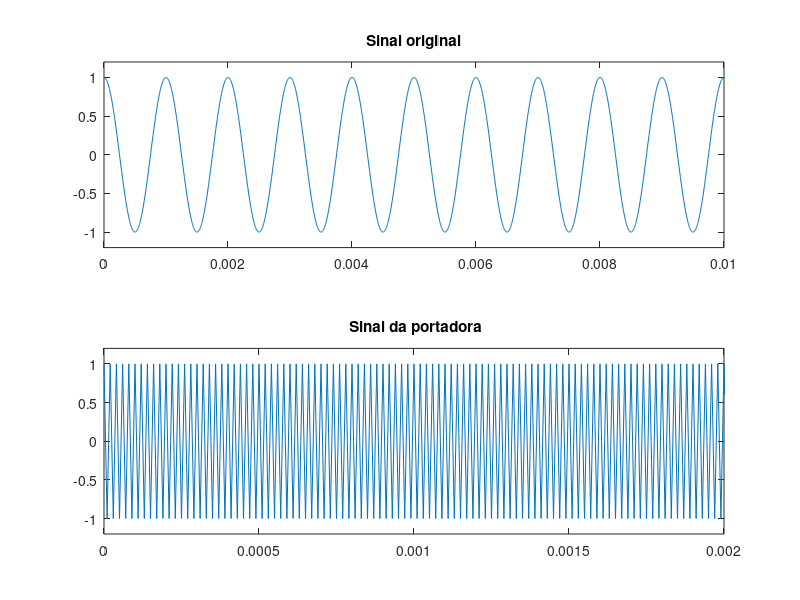
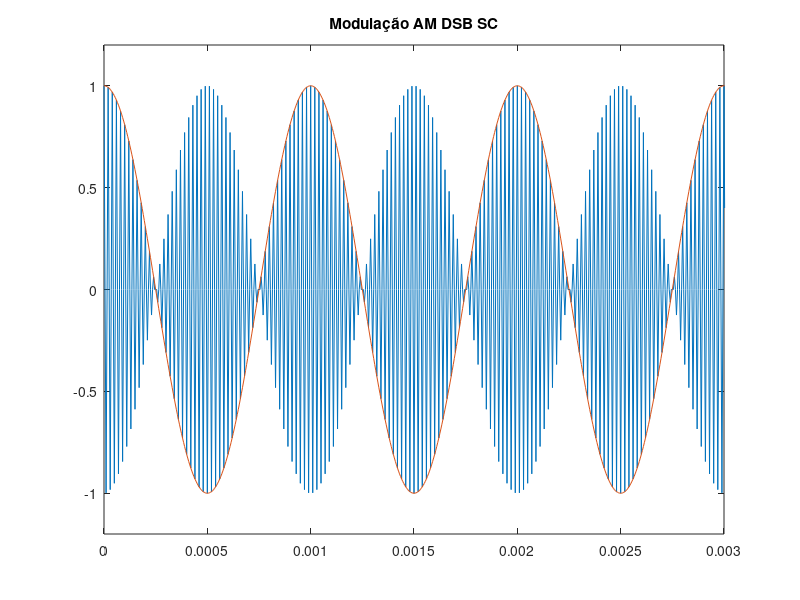
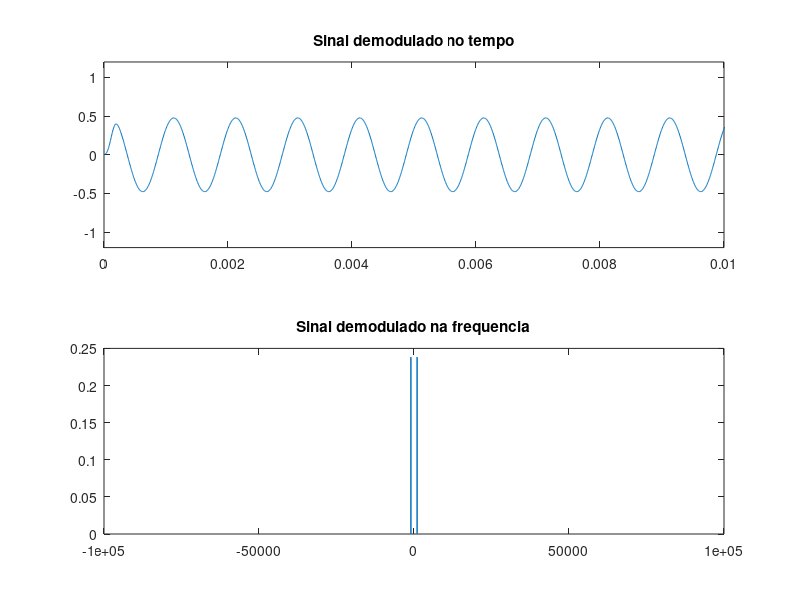
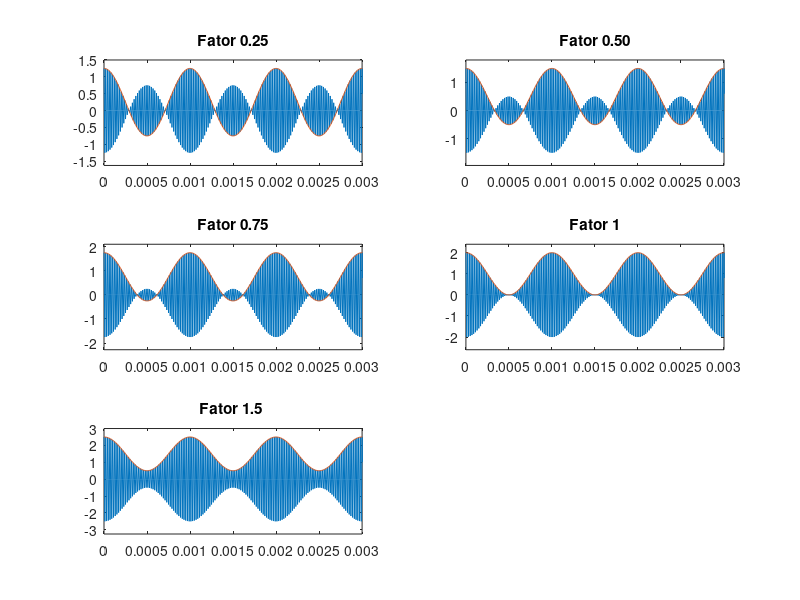

Reproduce these figures in MATLAB, in order.
% Laboratório 2 de Sistemas de Comunicação I
# Aluno: Gustavo Paulo

pkg load signal

clear all
close all
clc

Am = 1;
Ac = 1;
u = 1;

fm = 1e3;
fc = 50e3;
fa = 200e3;
Ta = 1/fa ;
t_final = 1000*(1/fm);

t = [0: Ta: t_final ];
m_t = Am *cos(2 *pi *fm* t);
c_t = Ac *cos(2 *pi *fc* t );
figure (1)
subplot(211)
plot ( t ,m_t)
title ( ' Sinal original ' )
ylim([-(Am)*1.2 (Am)*1.2])
xlim ([0 10*(1/fm)])
subplot(212)
plot ( t ,c_t)
title ( ' Sinal da portadora')
ylim ([-( Am )*1.2 (Am)*1.2])
xlim ([0 2*(1/fm)])


%modulacao AM DSB SC
s_t_DSB_SC = (m_t) .* c_t;
passo_f = 1/ t_final ;
f = [-fa /2: passo_f:fa /2];
figure (2)
plot (t, s_t_DSB_SC)
title('Modulação AM DSB SC')
ylim ([-( Am )* 1.2 (Am)* 1.2])
xlim ([0 3*(1/fm)])

hold on
plot (t, m_t)

%demodulacao am dsb sc
sc_demod_t = (s_t_DSB_SC).*c_t;
filtro_PB = fir1(50,(1500*2)/fa);
sc_demod_filtrado_t = filter ( filtro_PB , 1, sc_demod_t);
sc_demod_filtrado_f = ifftshift ( ifft (sc_demod_filtrado_t));
figure (3)
subplot(212)
plot (f, abs(sc_demod_filtrado_f))
title ('Sinal demodulado na frequencia')
subplot(211)
plot (t, sc_demod_filtrado_t)
title ('Sinal demodulado no tempo')
ylim ([-( Am )*1.2 (Am)*1.2])
xlim ([0 10*(1/fm)])


%sinal am dsb
%u = 0.25
figure (4)

u =0.25;
Ao = u*Am;
s_t_DSB = (m_t+Ao) .* c_t;
subplot(321)
plot ( t ,s_t_DSB)
title ( 'Fator 0.25' )
ylim ([-( Am +Ao)*1.3 (Am+Ao)*1.2])
xlim ([0 3*(1/fm)])
hold on
plot ( t ,m_t+Ao)
hold off
%u = 0.50
u =0.5;
Ao = u*Am;

s_t_DSB = (m_t+Ao) .* c_t;
subplot(322)
plot ( t ,s_t_DSB)
title ( 'Fator 0.50' )
ylim ([-( Am +Ao)*1.3 (Am+Ao)*1.2])
xlim ([0 3*(1/fm)])
hold on
plot ( t ,m_t+Ao)
hold off
%u = 0.75
u =0.75;
Ao = u*Am;
s_t_DSB = (m_t+Ao) .* c_t;
subplot(323)
plot ( t ,s_t_DSB)
title ( 'Fator 0.75' )
ylim ([-( Am +Ao)*1.3 (Am+Ao)*1.2])
xlim ([0 3*(1/fm)])

hold on
plot ( t ,m_t+Ao)
hold off
%u = 1
u =1;
Ao = u*Am;
s_t_DSB = (m_t+Ao) .* c_t;
subplot(324)
plot ( t ,s_t_DSB)
title ('Fator 1' )

ylim ([-( Am +Ao)*1.3 (Am+Ao)*1.2])
xlim ([0 3*(1/fm)])
hold on

plot ( t ,m_t+Ao)
hold off
%u = 1.50
u =1.5;
Ao = u*Am;
s_t_DSB = (m_t+Ao) .* c_t;
subplot(325)
plot ( t ,s_t_DSB)
title ('Fator 1.5 ' )
ylim ([-( Am +Ao)*1.3 (Am+Ao)*1.2])
xlim ([0 3*(1/fm)])
hold on

plot ( t ,m_t+Ao)
hold off